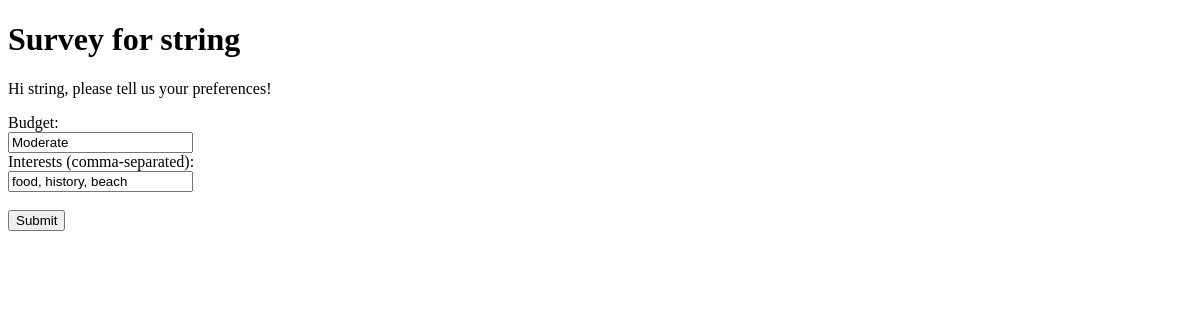
Page /survey/1 on the earlier database version.
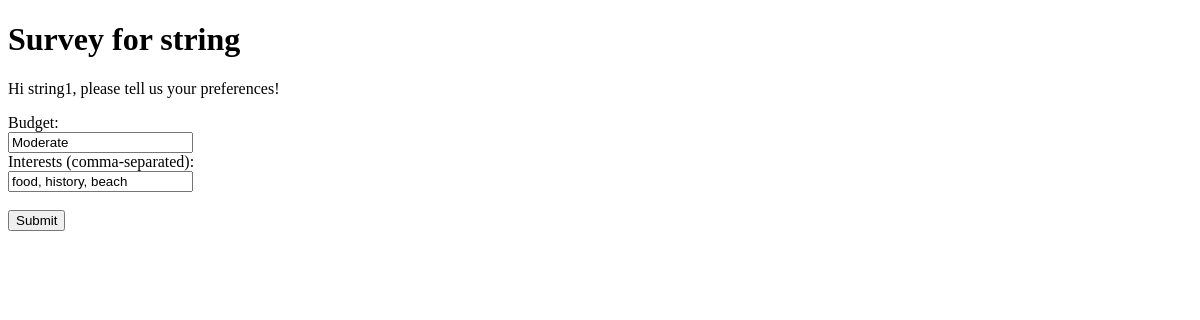
Same page on the later database version.
### app/models/trip.py (models this page shows)
class Trip(Base):
    __tablename__ = "trips"
    id = Column(Integer, primary_key=True, index=True)
    name = Column(String, index=True)
    status = Column(String, default="planning")
    participants = relationship("Participant", back_populates="trip")
    recommendations = relationship("Recommendation", back_populates="trip")

class Participant(Base):
    __tablename__ = "participants"
    id = Column(Integer, primary_key=True, index=True)
    contact_info = Column(String, index=True)
    trip_id = Column(Integer, ForeignKey("trips.id"))
    trip = relationship("Trip", back_populates="participants")
    survey_response = relationship("SurveyResponse", uselist=False, back_populates="participant")
    __table_args__ = (UniqueConstraint('contact_info', 'trip_id', name='_contact_trip_uc'),)

### app/api/surveys.py (the view)
@router.get("/survey/{participant_id}", response_class=HTMLResponse)
def get_survey_form(request: Request, participant_id: int, db: Session = Depends(get_db)):
    participant = db.query(models.Participant).filter(models.Participant.id == participant_id).first()
    return templates.TemplateResponse(
        "survey.html",
        {
            "request": request,
            "trip_name": participant.trip.name,
            "contact_info": participant.contact_info,
            "participant_id": participant.id
        }
    )

### app/templates/survey.html (shortened to what this page needs)
<!DOCTYPE html>
<html lang="en">
<head>
</head>
<body>
    <h1>Survey for {{ trip_name }}</h1>
    <p>Hi {{ contact_info }}, please tell us your preferences!</p>
    <form action="/surveys/{{ participant_id }}" method="post">
        <label for="budget">Budget:</label><br>
        <input type="text" id="budget" name="budget" value="Moderate"><br>
        <label for="interests">Interests (comma-separated):</label><br>
        <input type="text" id="interests" name="interests" value="food, history, beach"><br><br>
        <input type="submit" value="Submit">
    </form>
</body>
</html>

Differences in the rows shown:
changed Participant: contact_info "string" → "string1"
